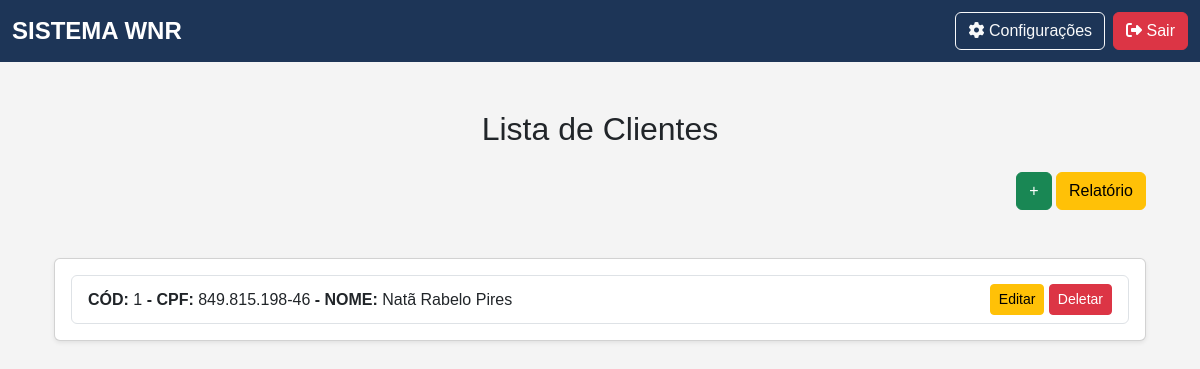
Page /listar_cliente (signed in) on the earlier database version.
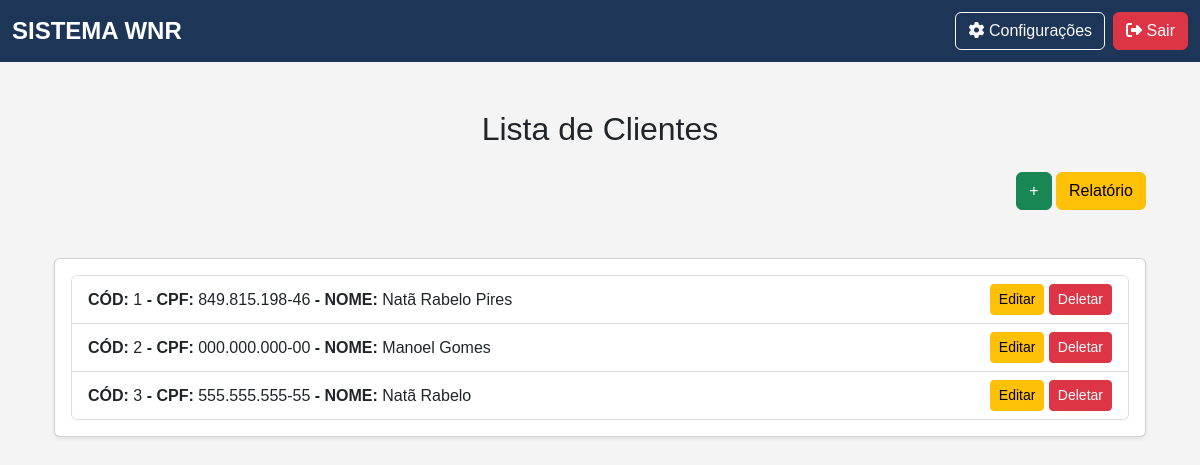
Same page on the later database version.
### app/models.py (models this page shows)
class Cliente(db.Model):
    __tablename__ = "clientes"
    id                      = Column(Integer, primary_key=True, index=True)
    nome                    = Column(String, index=True)
    cpf                     = Column(String(11), unique=True, index=True)
    email                   = Column(String, unique=True, index=True)
    data_nascimento         = Column(Date)
    renda_familiar          = Column(Float)
    bairro                  = Column(String)
    canal_divulgacao        = Column(String)
    cep                     = Column(String(8))
    cidade                  = Column(String)
    condicao_habitacao      = Column(String)
    cpf_responsavel         = Column(String(11), nullable=True)  # Responsável Legal
    numero_cs               = Column(String)
    despesa_mensal          = Column(Float)
    escolaridade            = Column(String)
    estado                  = Column(String)
    endereco                = Column(String)
    fone_contato            = Column(String)
    fone_pessoal            = Column(String)
    foto                    = Column(String)
    grau_parentesco         = Column(String)
    nome_plano_saude        = Column(String)
    nome_responsavel        = Column(String)
    numero_filhos           = Column(Integer, default=0)
    possui_filhos           = Column(String)
    plano_saude             = Column(String)
    previdenciario          = Column(String)
    profissao               = Column(String)
    remuneracao             = Column(Float)
    rg                      = Column(String)
    saldo                   = Column(Float)
    sexo                    = Column(String)
    tipo_moradia            = Column(String)
    transporte              = Column(String)
    encaminhamentos = relationship("Encaminhamento", back_populates="cliente", cascade="all, delete-orphan")
    guias = relationship("Guia", back_populates="cliente")

### app/routes/client_routes.py (the view)
@client_bp.route('/listar_cliente', methods=['GET', 'POST'])
@login_required
@role_required('atendimento', 'financeiro', 'admin')
def listar_cliente():
    clientes = Cliente.query.all()
    return render_template('clientes/list.html', clientes=clientes)

### app/__init__.py (called while the page is built)
@login_manager.user_loader
def load_user(id):
    return Usuario.query.get(int(id))  # Converte para inteiro e busca no banco

### app/templates/clientes/list.html (shortened to what this page needs)
{% extends 'base.html' %}
{% block content %}
<div class="container mt-5">
    <h2 class="text-center mb-4 mt-5">Lista de Clientes</h2>
    <div class="row mt-4 mb-5">
        <div class="col-md-12 text-end">
            <a href="{{ url_for('client_bp.cadastrar_cliente') }}" class="btn btn-md btn-success">+</a>
            <a href="{{ url_for('report_bp.report_cliente') }}" class="btn btn-md btn-warning">Relatório</a>
        </div>
    </div>
    <div class="card shadow-sm">
        <div class="card-body">
            <ul class="list-group">
                {% for cliente in clientes %}
                    <li class="list-group-item d-flex justify-content-between align-items-center">
                        <div>
                            <strong>CÓD: </strong>{{cliente.id}}
                            <strong> - CPF: </strong>{{cliente.cpf}}
                            <strong> - NOME: </strong>{{cliente.nome}}
                        </div>
                        <div>
                            <a href="{{ url_for('client_bp.editar_cliente', id=cliente.id) }}" class="btn btn-sm btn-warning">Editar</a>
                            <a href="{{ url_for('client_bp.deletar_cliente', id=cliente.id) }}" class="btn btn-sm btn-danger">Deletar</a>
                        </div>
                    </li>
                {% endfor %}
            </ul>
        </div>
    </div>
</div>
{% endblock %}

### app/templates/base.html (shortened to what this page needs)
<!DOCTYPE html>
<html lang="pt-BR">
<head>
    <link href="https://cdn.jsdelivr.net/npm/bootstrap@5.3.0/dist/css/bootstrap.min.css" rel="stylesheet">
    <link rel="stylesheet" href="{{ url_for('static', filename='css/base.css') }}">
</head>
<body>
    <nav class="navbar navbar-expand-lg navbar-dark">
        <div class="container-fluid">
            <a class="navbar-brand" href="{{ url_for('main_bp.menu')}}">SISTEMA WNR</a>
            <div class="d-flex">
                <a href="#" class="btn btn-outline-light me-2"><i class="fas fa-cog"></i> Configurações</a>
                <a href="{{ url_for('auth_bp.logout')}}" class="btn btn-danger"><i class="fas fa-sign-out-alt"></i> Sair</a>
            </div>
        </div>
    </nav>
    <div class="container container-fluid mt-5">
        {% block content %}{% endblock %}
    </div>
</body>
</html>

### app/static/css/base.css (style rules this page uses)
body { background-color: #f4f4f4; font-family: 'Arial', sans-serif; }
.navbar { background-color: #1d3557; }
.navbar-brand { font-size: 1.5rem; font-weight: bold; }
.navbar .btn { font-size: 1rem; transition: 0.3s; }

Differences in the rows shown:
added Cliente: id "2", cpf "000.000.000-00", nome "Manoel Gomes"
added Cliente: id "3", cpf "555.555.555-55", nome "Natã Rabelo"
